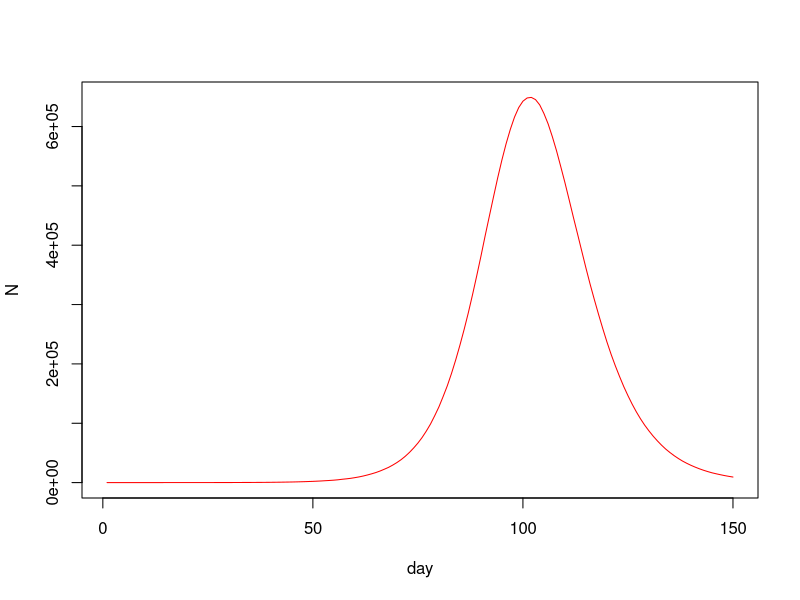

This chart was generated by the following R code: (Note: a time limit stopped this script after it produced the figure.)
##Group member:
##1. Aditya Prabaswara Mardjikoen(s2264710)
##2. Xiangtian Duan(s2248742)
##3. Huiying Chen(s2264943)

## Github repositories link: 
## https://github.com/aprabaswara/Statistical-Programming-Task-2-Covid-and-the-hazards-of-opportunistic-sampling-Group-21.git



##IDEA 1
#for wholle number
n=5500000

ne=10
nt=150
gamma=1/3
delta=1/5
lamda=0.4/n
x<-rep(0,n)
beta<- rlnorm(n,0,0.5); beta <- beta/mean(beta)
x[1:ne]<-1 #exposed

S<-E<-I<-R<-rep(0,nt)

S[1]<-n-ne;E[1]<-ne

for (i in 2:nt){
  
  u<-runif(n)
  
  t<-sum(beta[which(x==2)])
  x[x==2&u<delta]<-3## I -> R with prob delta
  
  x[x==1&u<gamma]<-2 ## E -> I with prob gamma
  
  x[which(x==0)][u[which(x==0)]<t*lamda*beta[which(x==0)]]<-1
  
  
  
  #x[which(x==0)][u[which(x==0)]<sum(beta[which(x==2)])*lamda*beta[which(x==0)]]<-1
  
  S[i]<-sum(x==0);E[i]<-sum(x==1)
  I[i]<-sum(x==2);R[i]<-sum(x==3)
  
}


list (S=S,E=E,I=I,R=R,beta=beta)

plot(I,ylim=c(0,max(I)),xlab="day",ylab="N",col='red',type='l')




#for 10%

n=5500000/10

ne=10
nt=150
gamma=1/3
delta=1/5
lamda=0.4/550000
x<-rep(0,550000)
beta<- rlnorm(5500000,0,0.5); beta <- beta/mean(beta)
beta_sort <- sort(beta,decreasing=FALSE)
threshold<-beta_sort[550000]
#length(beta[which(beta==threshold)])
beta <- beta[which(beta<=threshold)]



x[1:ne]<-1 #exposed

S<-E<-I<-R<-rep(0,nt)

S[1]<-n-ne;E[1]<-ne

for (i in 2:nt){
  
  u<-runif(550000)
  
  t<-sum(beta[which(x==2)])
  x[x==2&u<delta]<-3## I -> R with prob delta
  
  x[x==1&u<gamma]<-2 ## E -> I with prob gamma
  
  x[which(x==0)][u[which(x==0)]<t*lamda*beta[which(x==0)]]<-1
  
  
  
  
  S[i]<-sum(x==0);E[i]<-sum(x==1)
  I[i]<-sum(x==2);R[i]<-sum(x==3)
  
}


list (S=S,E=E,I=I,R=R,beta=beta)

plot(I,ylim=c(0,max(I)),xlab="day",ylab="N",col='red',type='l')

max(I)
#for 0.1%


n<-5500000*0.001
beta<-sample(beta,n)


ne=10
nt=150
gamma=1/3
delta=1/5
lamda=0.4/n
x<-rep(0,n)


x[1:ne]<-1 #exposed

S<-E<-I<-R<-rep(0,nt)

S[1]<-n-ne;E[1]<-ne

for (i in 2:nt){
  
  u<-runif(n)
  
  t<-sum(beta[which(x==2)])
  x[x==2&u<delta]<-3## I -> R with prob delta
  
  x[x==1&u<gamma]<-2 ## E -> I with prob gamma
  
  x[which(x==0)][u[which(x==0)]<t*lamda*beta[which(x==0)]]<-1
  
  
  
  S[i]<-sum(x==0);E[i]<-sum(x==1)
  I[i]<-sum(x==2);R[i]<-sum(x==3)
  
}


list (S=S,E=E,I=I,R=R,beta=beta)

plot(I,ylim=c(0,max(I)),xlab="day",ylab="N",col='red',type='l')






#write in one function
covid_simulation <- function(n,nt){

  
  ne=10

  gamma=1/3
  delta=1/5
  lambda=0.4/n
  
  x<-rep(0,n)

  
  
  
  x[1:ne]<-1 #exposed
  
  S<-E<-I<-R<-rep(0,nt)
  
  S[1]<-n-ne;E[1]<-ne
  
  for (i in 2:nt){
    
    u<-runif(n)
    
    t<-sum(beta[which(x==2)])
    
    x[x==2&u<delta]<-3## I -> R with prob delta
    
    x[x==1&u<gamma]<-2 ## E -> I with prob gamma
    
    x[which(x==0)][u[which(x==0)]<t*lambda*beta[which(x==0)]]<-1
    
    
    
    
    S[i]<-sum(x==0);E[i]<-sum(x==1)
    I[i]<-sum(x==2);R[i]<-sum(x==3)
    
  }
  
  
  list (S=S,E=E,I=I,R=R,beta=beta)


  
  
} ## covid

n=5500000
nt=150
beta<- rlnorm(n,0,0.5); beta <- beta/mean(beta)
ep1<-covid_simulation(n,nt)


beta_sort<-sort(beta,decreasing = TRUE)
beta_lower <- tail(beta_sort,n/10)
beta<-beta[which(beta%in%beta_lower)]
ep2<-covid_simulation (n/10,nt)



#beta_sort <- sort(beta,decreasing=FALSE)
#n<-n/10
#threshold<-beta_sort[n]
##length(beta[which(beta==threshold)])
#beta <- beta[which(beta<=threshold)]
#ep2<-covid_simulation (550000,150)



beta<- rlnorm(n,0,0.5); beta <- beta/mean(beta)

beta<-sample(beta,n*0.001)
ep3<-covid_simulation (n=n*0.001,nt)





plot(ep1$I,ylim=c(0,max(ep1$I)),xlab="day",ylab="N",col='red',type='l')
points(ep2$I,ylim=c(0,max(ep2$I)),xlab="day",ylab="N",col='green',type='l')
lines(ep3$I,ylim=c(0,max(ep3$I)),xlab="day",ylab="N",col='blue',type='l')

df <- data.frame(infections=seir()$I, days=1:100)
par(mfcol=c(2,3),mar=c(4,4,1,1)) ## set plot window up for multiple plots
#hist(epi$beta,xlab="beta",main="") ## beta distribution
plot(df$infections,ylim=c(0,max(df$infections)),xlab="day",ylab="N",type='l',col='red') 
abline(v = df$days[df$infections==max(df$infections)], col = "black", lty = 2)

#Red : Number of new infection each day
#Blue : Number of new infection among the 10% of the population with lowest beta value
#Green : Number of new infection in a random sample of 0.1% of the population.
#Black : The peak of each infection



#IDEA 2


#for wholle number
n=5500000

ne=10
nt=150
gamma=1/3
delta=1/5
lamda=0.4/5500000
x<-rep(0,5500000)
beta<- rlnorm(5500000,0,0.5); beta <- beta/mean(beta)



x[1:ne]<-1 #exposed

S<-E<-I<-R<-rep(0,nt)

S[1]<-5500000-ne;E[1]<-ne


#length(beta[which(beta==threshold)])
#x <- x[which(beta<=threshold)]

for (i in 2:nt){
  
  u<-runif(5500000)
  
  t<-sum(beta[which(x==2)])
  x[x==2&u<delta]<-3## I -> R with prob delta
  
  x[x==1&u<gamma]<-2 ## E -> I with prob gamma
  
  x[which(x==0)][u[which(x==0)]<t*lamda*beta[which(x==0)]]<-1
  
  
  
  
  
  #x[which(x==0)][u[which(x==0)]<sum(beta[which(x==2)])*lamda*beta[which(x==0)]]<-1
  
  S[i]<-sum(x==0);E[i]<-sum(x==1)
  I[i]<-sum(x==2);R[i]<-sum(x==3)
  
  #S[i]<-sum(x==0);E[i]<-sum(x==1);I[i]<-sum(x==2);R[i]<-sum(x==3)
  
  
}


list (S=S,E=E,I=I,R=R,beta=beta)

plot(I,ylim=c(0,max(I)),xlab="day",ylab="N",col='red',type='l')















#for 10%




n=5500000

ne=10
nt=150
gamma=1/3
delta=1/5
lamda=0.4/5500000
x<-rep(0,5500000)
beta<- rlnorm(5500000,0,0.5); beta <- beta/mean(beta)
beta_sort <- sort(beta,decreasing=FALSE)

threshold<-beta_sort[550000]


x[1:ne]<-1 #exposed

S<-E<-I<-R<-rep(0,nt)

S[1]<-550000-ne;E[1]<-ne


for (i in 2:nt){
  
  u<-runif(5500000)
  
  t<-sum(beta[which(x==2)])
  x[x==2&u<delta]<-3## I -> R with prob delta
  
  x[x==1&u<gamma]<-2 ## E -> I with prob gamma
  
  x[which(x==0)][u[which(x==0)]<t*lamda*beta[which(x==0)]]<-1
  
  y <- x[which(beta<=threshold)]
  
  
  
  #x[which(x==0)][u[which(x==0)]<sum(beta[which(x==2)])*lamda*beta[which(x==0)]]<-1
  
  S[i]<-sum(y==0);E[i]<-sum(y==1)
  I[i]<-sum(y==2);R[i]<-sum(y==3)
  
  #S[i]<-sum(x==0);E[i]<-sum(x==1);I[i]<-sum(x==2);R[i]<-sum(x==3)
  
  
}


list (S=S,E=E,I=I,R=R,beta=beta)

plot(I,ylim=c(0,max(I)),xlab="day",ylab="N",col='red',type='l')




#for 0.1%



n=5500000

n<-5500000*0.001
beta<- rlnorm(5500000,0,0.5); beta <- beta/mean(beta)
sample_beta<-sample(beta,n)


m<-which(beta%in%sample_beta)
ne=10
nt=150
gamma=1/3
delta=1/5
lamda=0.4/5500000
x<-rep(0,5500000)

x[1:ne]<-1 #exposed

S<-E<-I<-R<-rep(0,nt)

S[1]<-550000-ne;E[1]<-ne


for (i in 2:nt){
  
  u<-runif(5500000)
  
  t<-sum(beta[which(x==2)])
  x[x==2&u<delta]<-3## I -> R with prob delta
  
  x[x==1&u<gamma]<-2 ## E -> I with prob gamma
  
  x[which(x==0)][u[which(x==0)]<t*lamda*beta[which(x==0)]]<-1
  
  z <- x[m]
  
  
  
  
  
  S[i]<-sum(z==0);E[i]<-sum(z==1)
  I[i]<-sum(z==2);R[i]<-sum(z==3)
  
 
  
  
}


list (S=S,E=E,I=I,R=R,beta=beta)

plot(I,ylim=c(0,max(I)),xlab="day",ylab="N",col='red',type='l')





#write in one function

covid_simulation <- function(n=5500000,nt=150){
  
  ne=10
  gamma=1/3
  delta=1/5
  lamda=0.4/n
  x<-rep(0,n)
  beta<- rlnorm(n,0,0.5); beta <- beta/mean(beta)
  
  
  beta_sort<-sort(beta,decreasing = TRUE)
  beta_lower <- tail(beta_sort,n*0.1)
  beta_lower_index<-which(beta%in%beta_lower)

  
  sample_beta<-sample(beta,n*0.001)
  sample_index<-which(beta%in%sample_beta)
  
  
  x[1:ne]<-1 #exposed
  
  S<-E<-I<-R<-rep(0,nt)
  S_lower<-E_lower<-I_lower<-R_lower<-rep(0,nt)
  S_sample<-E_sample<-I_sample<-R_sample<-rep(0,nt)
  
  S[1]<-n-ne;E[1]<-ne
  S_lower[1]<-n-ne;E_lower[1]<-ne
  S_sample[1]<-n-ne;E_sample[1]<-ne
  
  
  
  for (i in 2:nt){
    
    u<-runif(n)
    
    sum_beta_I<-sum(beta[which(x==2)])
    
    x[x==2&u<delta]<-3## I -> R with prob delta
    
    x[x==1&u<gamma]<-2 ## E -> I with prob gamma
    
    x[which(x==0)][u[which(x==0)]<sum_beta_I*lamda*beta[which(x==0)]]<-1
    
    y <- x[beta_lower_index]
    
    z <- x[sample_index]
    
    
    #x[which(x==0)][u[which(x==0)]<sum(beta[which(x==2)])*lamda*beta[which(x==0)]]<-1
    
    S[i]<-sum(x==0);E[i]<-sum(x==1);I[i]<-sum(x==2);R[i]<-sum(x==3)
    
    S_lower[i]<-sum(y==0);E_lower[i]<-sum(y==1);I_lower[i]<-sum(y==2);R_lower[i]<-sum(y==3)
    
    S_sample[i]<-sum(z==0);E_sample[i]<-sum(z==1);I_sample[i]<-sum(z==2);R_sample[i]<-sum(z==3)
    
    
    
    
  }
  
  
  list (S=S,E=E,I=I,R=R,beta=beta)
  list (S_lower=S_lower,E_lower=E_lower,I_lower=I_lower,R_lower=R_lower,beta=beta)
  list (S_sample=S_sample,E_sample=E_sample,I_sample=I_sample,R_sample=R_sample,beta=beta)
  
  
}

epi<-covid_simulation (n=5500000,nt=150)
plot(epi$I,ylim=c(0,max(epi$I)),xlab="day",ylab="N",col='red',type='l')
points(epi$I_lower,ylim=c(0,max(epi$I_lower)),xlab="day",ylab="N",col='green',type='l')
lines(epi$I_sample,ylim=c(0,max(epi$I_sample)),xlab="day",ylab="N",col='blue',type='l')

df <- data.frame(infections=seir()$I, days=1:100)
par(mfcol=c(2,3),mar=c(4,4,1,1)) ## set plot window up for multiple plots
#hist(epi$beta,xlab="beta",main="") ## beta distribution
plot(df$infections,ylim=c(0,max(df$infections)),xlab="day",ylab="N",type='l',col='red') 
abline(v = df$days[df$infections==max(df$infections)], col = "black", lty = 2)
